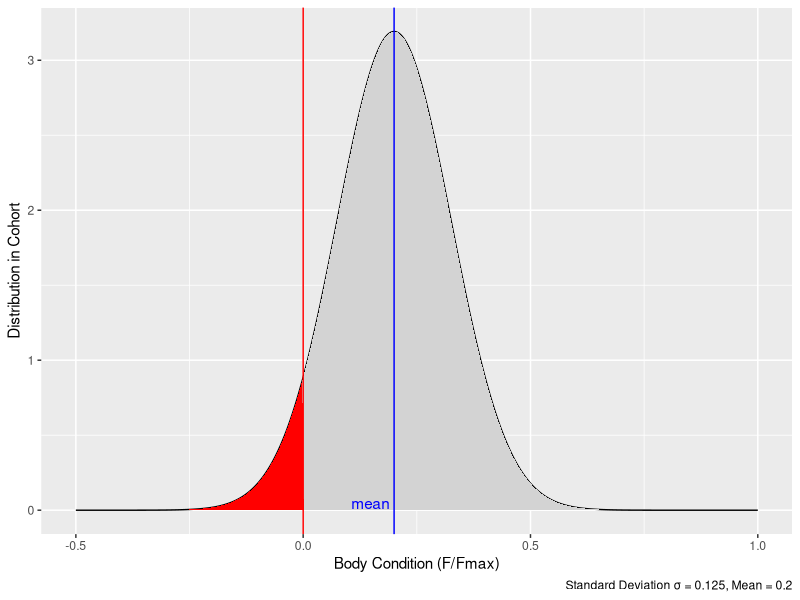

Write R code to recreate this figure.
#!/usr/bin/env Rscript

# SPDX-FileCopyrightText: 2021 W. Traylor <wolfgang.traylor@senckenberg.de>
#
# SPDX-License-Identifier: MIT

# Plot starvation mortality from Illius & O’Connor (2000).

library(ggplot2)
library(dplyr)

SD     <- 0.125 # standard deviation in body condition
AVG_BC <- 0.2   # Mean body condition in the cohort.

body_condition <- seq(-0.5, 1.0, by=0.003)
dist           <- mapply(dnorm,
                         body_condition-0.2,
                         sd = SD)

df <- data.frame(body_condition = body_condition,
                 dist = dist,
                 dead_dist = dist * (body_condition < 0))

png("starvation_illius2000resource.png",
    res    = 150,
    unit   = "cm",
    width  = 15,
    height = 7.5)

ggplot(df,
       aes(x = body_condition,
           y = dist)) +
geom_line() +
geom_area(fill = "lightgray") +
geom_area(aes(y = dead_dist),
          fill = "red") +
geom_vline(xintercept = 0,
           color = "red") +
geom_vline(xintercept = AVG_BC,
           color      = "blue") +
annotate("text",
         x = AVG_BC,
         y = 0,
         hjust = 1.1,
         vjust = -.1,
         label = "mean",
         color = "blue") +
labs(x = "Body Condition (F/Fmax)",
     y = "Distribution in Cohort",
     caption = paste0("Standard Deviation σ = ", SD, ", ",
                      "Mean = ", AVG_BC))

dev.off()

######################################################################
# References:
# Illius, A. W. & O'Connor, T. G. (2000). Resource heterogeneity and ungulate population dynamics. Oikos, 89, 283-294.
